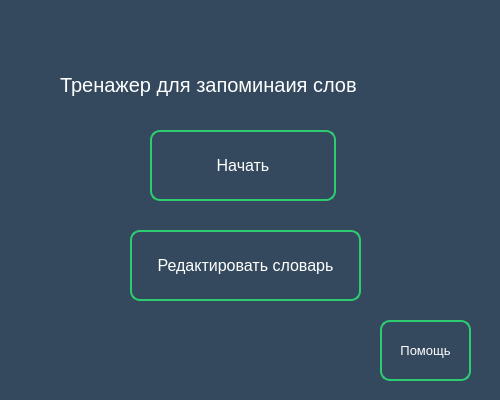
<?xml version="1.0" encoding="UTF-8"?>
<ui version="4.0">
 <class>MainWindow</class>
 <widget class="QMainWindow" name="MainWindow">
  <property name="geometry">
   <rect>
    <x>0</x>
    <y>0</y>
    <width>500</width>
    <height>400</height>
   </rect>
  </property>
  <property name="windowTitle">
   <string>MainWindow</string>
  </property>
  <property name="styleSheet">
   <string notr="true"/>
  </property>
  <widget class="QWidget" name="centralwidget">
   <property name="styleSheet">
    <string notr="true">QWidget{
background-color:#34495e;

}
</string>
   </property>
   <widget class="QPushButton" name="start">
    <property name="geometry">
     <rect>
      <x>150</x>
      <y>130</y>
      <width>186</width>
      <height>71</height>
     </rect>
    </property>
    <property name="font">
     <font>
      <pointsize>12</pointsize>
     </font>
    </property>
    <property name="styleSheet">
     <string notr="true">QPushButton{
background-color:none;
border-style:solid;
border-width: 2px;
border-radius: 10px;
border-color: #2ecc71;
text-color:white;
color:white;
}
QPushButton:hover{
background-color:#2ecc71;
}</string>
    </property>
    <property name="text">
     <string>Начать</string>
    </property>
   </widget>
   <widget class="QPushButton" name="settings">
    <property name="geometry">
     <rect>
      <x>130</x>
      <y>230</y>
      <width>231</width>
      <height>71</height>
     </rect>
    </property>
    <property name="font">
     <font>
      <pointsize>12</pointsize>
     </font>
    </property>
    <property name="styleSheet">
     <string notr="true">QPushButton{
background-color:none;
border-style:solid;
border-width: 2px;
border-radius: 10px;
border-color: #2ecc71;
color:white;
}
QPushButton:hover{
background-color:#2ecc71;
}</string>
    </property>
    <property name="text">
     <string>Редактировать словарь</string>
    </property>
   </widget>
   <widget class="QPushButton" name="help">
    <property name="geometry">
     <rect>
      <x>380</x>
      <y>320</y>
      <width>91</width>
      <height>61</height>
     </rect>
    </property>
    <property name="font">
     <font>
      <pointsize>10</pointsize>
     </font>
    </property>
    <property name="styleSheet">
     <string notr="true">QPushButton{
background-color:none;
border-style:solid;
border-width: 2px;
border-radius: 10px;
border-color: #2ecc71;
color:white;
}
QPushButton:hover{
background-color:#2ecc71;
}</string>
    </property>
    <property name="text">
     <string>Помощь</string>
    </property>
   </widget>
   <widget class="QLabel" name="name">
    <property name="geometry">
     <rect>
      <x>60</x>
      <y>70</y>
      <width>376</width>
      <height>30</height>
     </rect>
    </property>
    <property name="font">
     <font>
      <pointsize>15</pointsize>
     </font>
    </property>
    <property name="text">
     <string>&lt;html&gt;&lt;head/&gt;&lt;body&gt;&lt;p&gt;&lt;span style=&quot; color:#ffffff;&quot;&gt;Тренажер для запоминаия слов &lt;/span&gt;&lt;/p&gt;&lt;/body&gt;&lt;/html&gt;</string>
    </property>
   </widget>
  </widget>
 </widget>
 <resources/>
 <connections/>
</ui>
